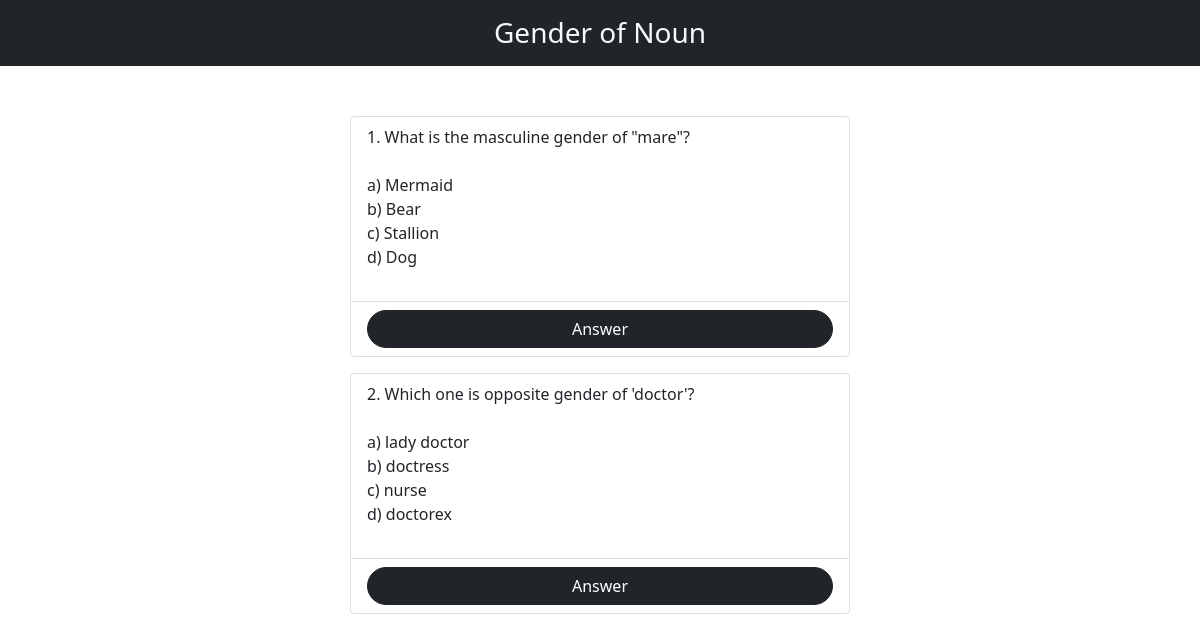
The page /grammatical_test/gender_of_noun/gender_of_noun.php on the database its author committed.
### tables this page shows
CREATE TABLE `gender_of_noun` (
  `id` int(11) NOT NULL,
  `question` varchar(255) NOT NULL,
  `answer` varchar(255) NOT NULL
);

### classes/Libs/Database/MySQL.php (called while the page is built, shortened)
<?php
class MySQL {
    private $dbhost;
    private $dbname;
    private $dbuser;
    private $dbpass;
    public function __construct(
        $dbhost = "localhost",
        $dbname = "se",
        $dbuser = "root",
        $dbpass = "",
    )
    {
        $this->dbhost = $dbhost;
        $this->dbname = $dbname;
        $this->dbuser = $dbuser;
        $this->dbpass = $dbpass;
    }
    public function connect()
    {
        try {
            $this->db = new PDO("mysql:dbhost=$this->dbhost;dbname=$this->dbname", $this->dbuser, $this->dbpass, [
                PDO::ATTR_ERRMODE => PDO::ERRMODE_EXCEPTION,
                PDO::ATTR_DEFAULT_FETCH_MODE => PDO::FETCH_OBJ,
            ]);
            return $this->db;
        } catch (PDOException $e) {
            return $e->getMessage();
        }
    }
}

### classes/Libs/Database/GenderOfNounTable.php (called while the page is built, shortened)
<?php
class GenderOfNounTable {
    private $db = null;
    public function __construct(MySQL $db)
    {
        $this->db = $db->connect();
    }
    public function getAll()
    {
        try {
            $statement = $this->db->query("SELECT * FROM gender_of_noun");
            return $statement->fetchAll();
        } catch (PDOException $e) {
            return $e->getMessage();
        }
    }
}

### grammatical_test/gender_of_noun/gender_of_noun.php (the view, shortened to what this page needs)
<?php
$table = new GenderOfNounTable(new MySQL());
$gender = $table->getAll();
?>
<!DOCTYPE html>
<html lang="en">
<head>
    <link rel="stylesheet" href="../../css/bootstrap.min.css">
</head>
<body class="">
    <header class="bg-dark text-light h3 py-3 sticky-top text-center">Gender of Noun</header>
    <div class="wrap">
        <?php foreach($gender as $g): ?>
            <ul class="list-group mb-3">
                <li class="list-group-item"><?= $g->question ?></li>
                <li class="list-group-item text-danger">
                    <a class="btn btn-dark w-100 rounded-pill" data-bs-toggle="collapse" href="#a<?= $g->id ?>">Answer</a>
                </li>
            </ul>
        <?php endforeach ?>
    </div>
</body>
</html>

### grammatical_test/gender_of_noun/gender_of_noun.php (style rules this page uses)
.wrap { width: 100%; max-width: 500px; margin: 50px auto; }

### rows shown on the page
gender_of_noun: question "1. What is the masculine gender of \"mare\"? a) Mermaid b) Bear c) Stallion d) Dog"
gender_of_noun: question "2. Which one is opposite gender of 'doctor'? a) lady doctor b) doctress c) nurse d) doctorex"
